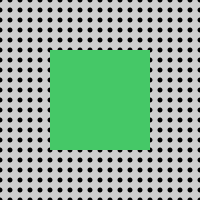
Frame 1 (no input)
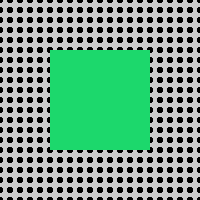
Frame 60 (the mouse pressed at the canvas centre just before this capture)
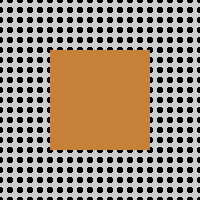
Frame 120 (the mouse held since frame 60 and released just before this capture)

The Processing sketch that drew these frames (run headless with seeded random() and noise(); from frame 60 on, the mouse is pressed at the canvas centre):

// Processing sketch: processing_15065
// ── processing_15065.pde

void setup() {
  size(200,200);
}
void draw() {
  for(int a=0; a<250; a=a+10) {
    for(int b=0; b<250; b=b+10) {  
      fill(0);
      noStroke();
      ellipse(a,b,5,5);
      fill(random(255),random(255),random(255),random(255));
      rect(50,50,100,100);
    }
  }
}
